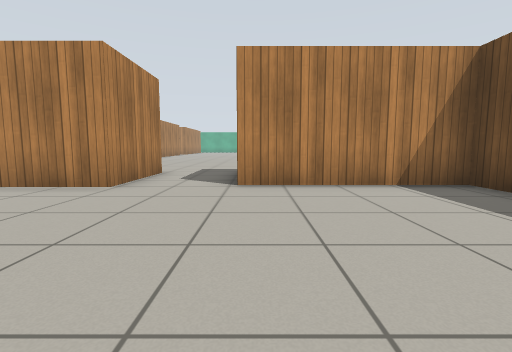
View 1 (above)

23 first-person views from a walk through a Gazebo world. The camera is 0.72 m above the floor, tilts 6° down and sees 85° across. The floor is counted in squares, 1 m on a side. Each view is taken from the middle of a square. On the plan, view 1 faces up. The plan holds only what a view shows up to about 10 squares ahead; the rest is blank. Simple patterns stand in for the simulator's built-in surfaces.

View 2
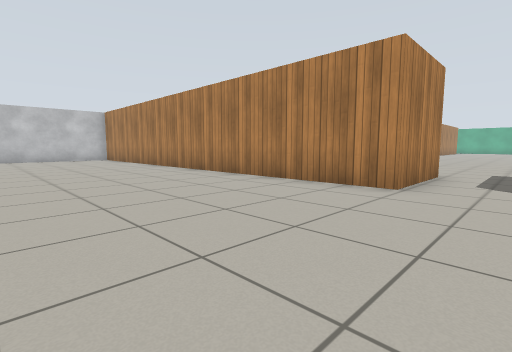

View 3
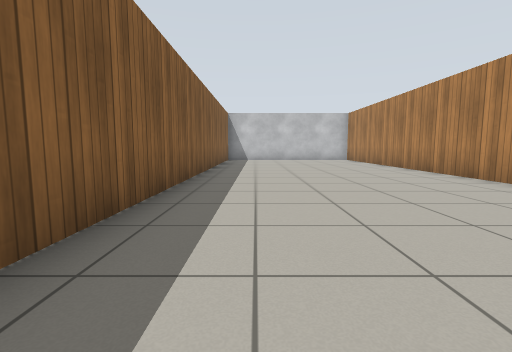

View 4
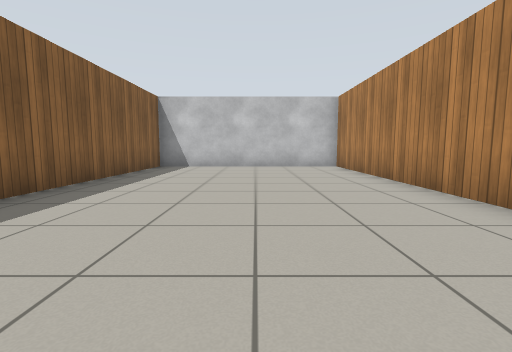

View 5
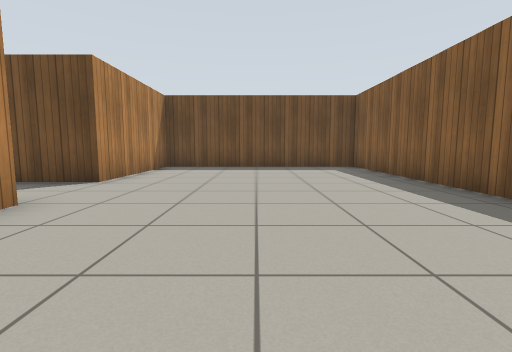

View 6
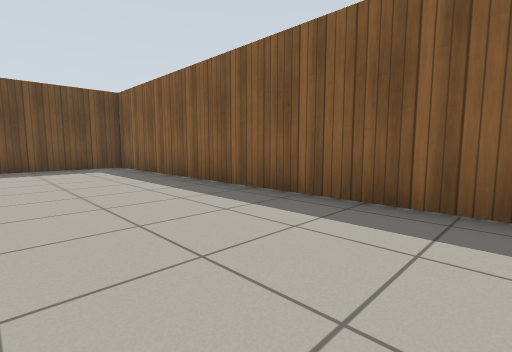

View 7
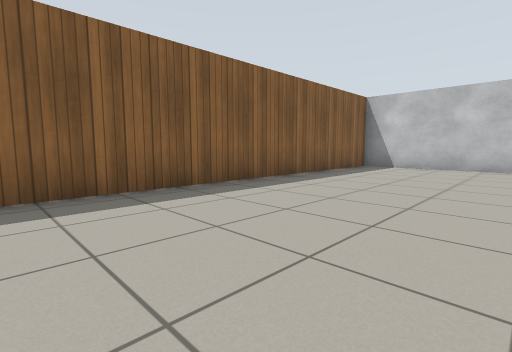

View 8
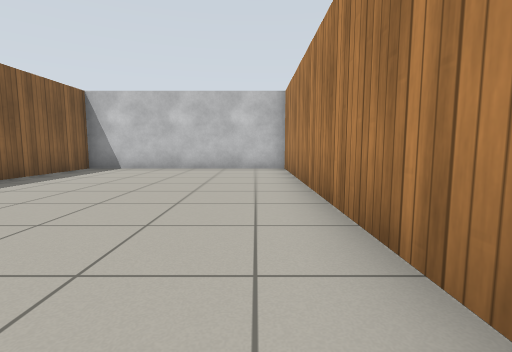

View 9
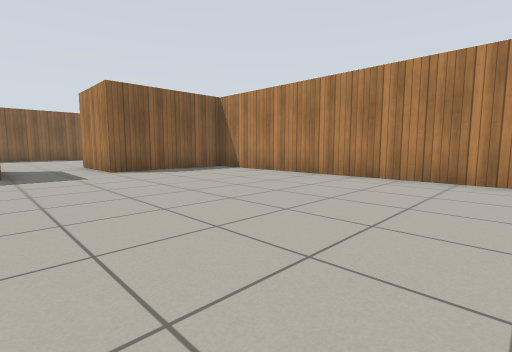

View 10
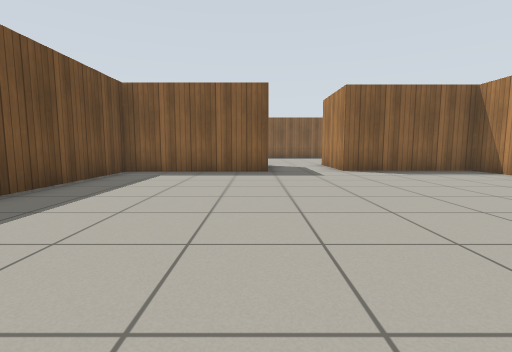

View 11
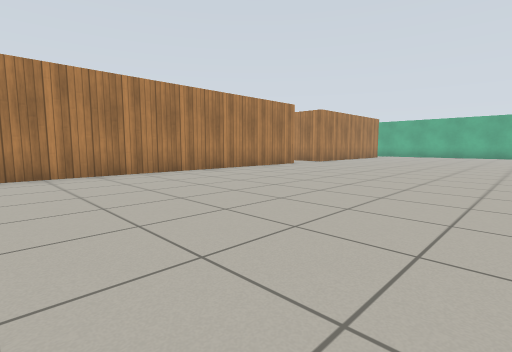

View 12
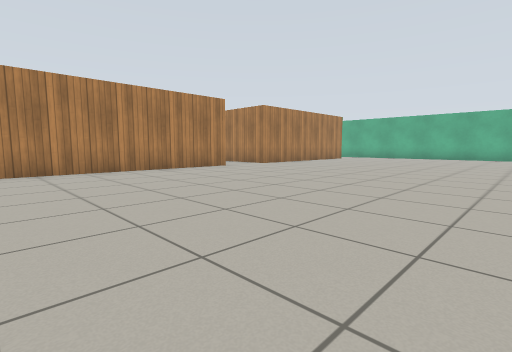

View 13
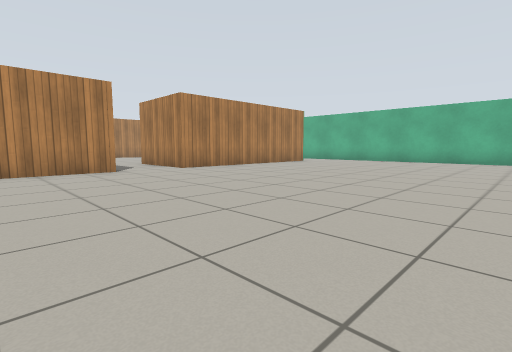

View 14
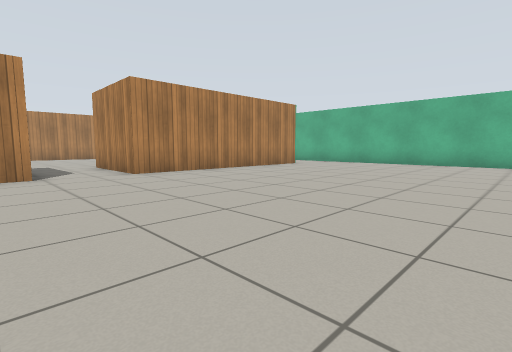

View 15
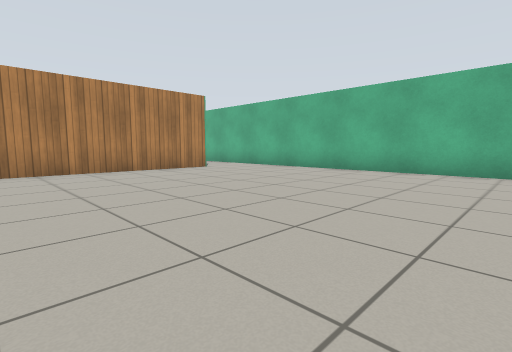

View 16
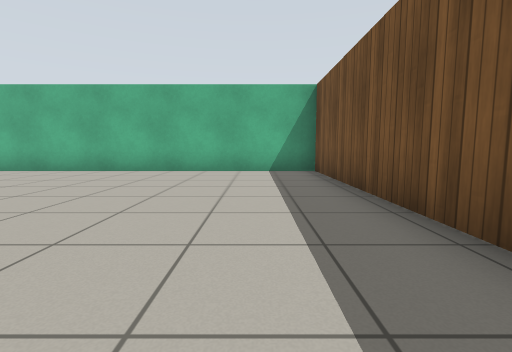

View 17
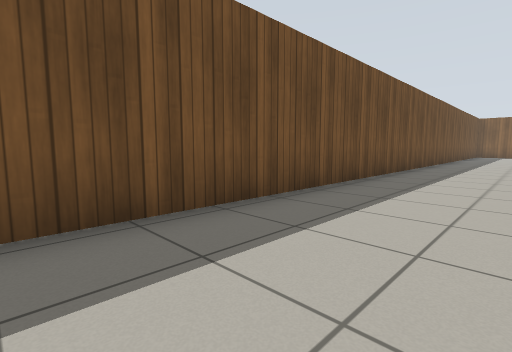

View 18
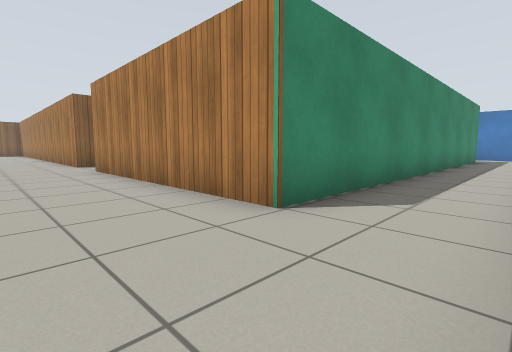

View 19
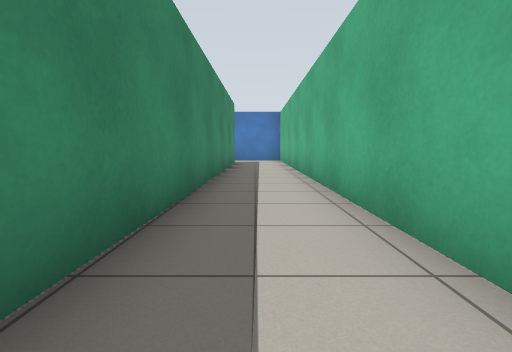

View 20
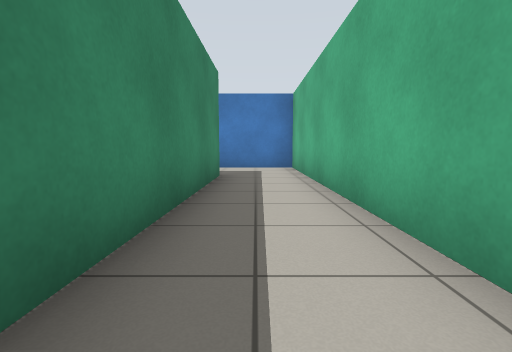

View 21
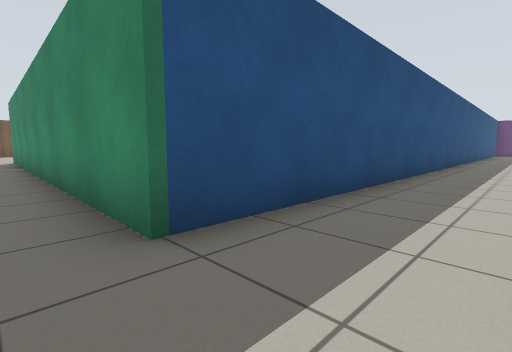

View 22
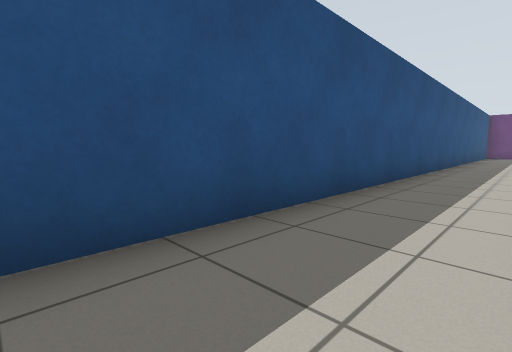

View 23
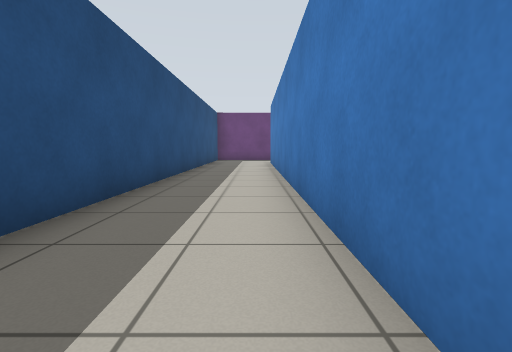

### Floor plan
Points are (right, up) in squares from view 1. A wall is a line through its corners. A room is listed if a view was taken in it or the views show most of it. See-through windows are left out.
Room 1 (views 1, 2, 3, 4, 5, 6, 7, 8)
walls: (-2.6, 4.9) (-17.2, 4.9) (-17.2, -1.5) (4, -1.5) (4, 5.2) (-0.4, 5.2)
ways out: opening at (-1.5, 4.5) to room 2
Room 2 (views 9, 10, 11, 12, 13, 14, 15, 16, 17, 18, 19, 20, 21, 22, 23)
walls: (-6.4, 23.8) (-6.4, 7.7) (-2.6, 7.7) (-2.6, 4.9); (3.7, 19.4) (3.7, 35.3) (-5.6, 35.3); (-9.2, 35.3) (-22.7, 35.3) (-22.7, 32.6); (-0.4, 7.9) (3.7, 7.9) (3.7, 12); (-0.4, 5.2) (-0.4, 7); (-20, 12.9) (-20, 33.1) (-6.4, 32.9) (-6.4, 25.9); (-22.7, 22.4) (-22.7, 12.8)
ways out: opening at (-1.5, 4.5) to room 1; opening at (-6, 24.5)

Where each view was taken, in squares from view 1:
view 1: 0 up, 0 right, facing up
view 2: 0 up, 1 left, facing up-left
view 3: 0 up, 2 left, facing left
view 4: 2 up, 7 left, facing left
view 5: 2 up, 6 left, facing right
view 6: 2 up, 6 left, facing down-right
view 7: 3 up, 7 left, facing down-left
view 8: 4 up, 8 left, facing left
view 9: 16 up, 0 right, facing down-left
view 10: 16 up, 0 right, facing down
view 11: 14 up, 1 right, facing up-left
view 12: 17 up, 2 right, facing up-left
view 13: 21 up, 2 right, facing up-left
view 14: 23 up, 1 right, facing up-left
view 15: 27 up, 2 right, facing up-left
view 16: 27 up, 2 right, facing up
view 17: 31 up, 1 right, facing down-right
view 18: 35 up, 4 left, facing down-left
view 19: 34 up, 8 left, facing left
view 20: 34 up, 13 left, facing left
view 21: 34 up, 22 left, facing down-right
view 22: 29 up, 22 left, facing down-right
view 23: 23 up, 22 left, facing down
